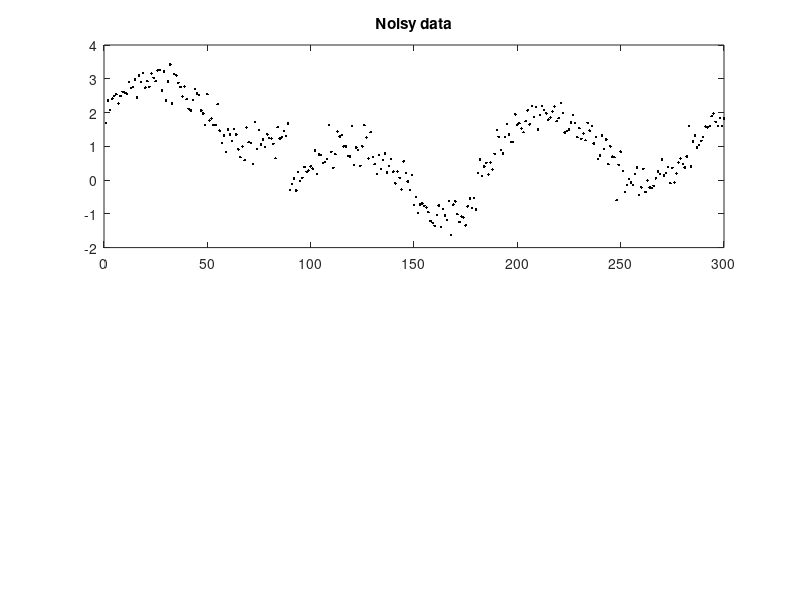

Source code (MATLAB): (Note: this script raises an error after producing the figure.)
%% Example 2: Local polynomial approximation + total variation filtering
% Simultaneous local least-square polynomial approximation and total variation filtering 
%
%  Ivan Selesnick,
% Polytechnic Institute of NYU
% December 2011
% Email: selesi@poly.edu
% Reference: Polynomial Smoothing of Time Series with Additive Step Discontinuities
% I. W. Selesnick, S. Arnold, and V. R. Dantham

%% Start

clear
% close all

printme = @(filename) print('-dpdf', sprintf('figures/Example2_%s', filename));   

%% Create signals
% Create simulated signal (smooth signal with additive step discontinuities)

N = 300;
n = (1:N)';

s1 = 2*(n < 0.3*N) + 1*(n > 0.6*N);         % step function
s2 = sin(0.021*pi*n);                       % smooth function
s = s1 + s2;                                % total signal

randn('state',0);                           % Initialize randn so that example can be exactly reproduced
sigma = 0.3;
noise = sigma*randn(N,1);
y = s + noise;                              % noisy signal

figure(2)
clf
subplot(2,1,1)
plot(y,'.k')
title('Noisy data');

printme('data')

%% LoPATV filtering
% Apply local polynomial approximation + TV filtering (LoPATV filter)
% to noisy data

deg = 2;            % deg : degree of polynomial
P = 40;             % P : block overlap
L = 50;             % L : block length
lambda = 8;         % lambda : regularization parameter

(N-L)/(L-P)+1       % This is the number of blocks - it should be an
                    % integer, otherwise the data will be truncated

Nit = 500;          % Nit : number of iterations
mu0 = 10;           % mu0 : augmented Lagrangian parameter
mu = 1;             % mu : augmented Lagrangian parameter

[x, p, cost] = lopatv(y, L, P, deg, lambda, Nit, mu0, mu);

rmse_lopatv = sqrt(mean((s - x - p).^2));

fprintf('LoPATV: RMSE = %f\n', rmse_lopatv)

%%
% Display cost function history. The cost function
% flattens out as the algorithm converges.

figure(1)
clf
plot(cost)
title('Cost function history (LoPATV filtering algorithm)')
xlabel('Iteration')
printme('LoPATV_convergence')


%%
% Display TV component and TV-compensated data

figure(1)
clf
subplot(2,1,1)
plot(x, 'black')
title('Calculated TV component (LoPATV)');

subplot(2,1,2)
plot(y - x, 'k.')
title('TV-compensated data (LoPATV)');

printme('LoPATV_TV')


%% Result of LoPATV filtering

txt = sprintf('Estimated signal (LoPATV) (RMSE = %.3f)', rmse_lopatv);

figure(2), clf
subplot(2,1,1)
plot(x + p, 'color','black')
title(txt)
printme('LoPATV')


%%
% Display with noisy data

txt = sprintf('Estimated signal (LoPATV) (RMSE = %.3f)', rmse_lopatv);

figure(2), clf
subplot(2,1,1)
plot(n, y, '.r', n, x + p, 'black')
title(txt)
printme('LoPATV_color')



%% Enhanced LoPATV 
% Lp minimization

mu0 = 50;
mu = .1;
Nit = 200;

lambda = 8;
P = 40;     % P - block overlap
L = 50;     % L - block length

deg = 2;    % deg - degree of polynomial
pow = 0.7;
E = 0.05;

[x, p, cost] = lopatv_Lp(y, L, P, deg, lambda, Nit, mu0, mu, pow, E);

rmse_lopatv_Lp = sqrt(mean((s - x - p).^2));

fprintf('Enhanced LoPATV: RMSE = %.2e\n', rmse_lopatv_Lp)

% Display result
txt = sprintf('Estimated signal (Enhanced LoPATV) (RMSE = %.3f)', rmse_lopatv_Lp);
figure(1)
clf
subplot(2,1,1)
plot(x + p, 'black') 
title(txt)
printme('LoPATV_Lp')

%%
% Display result with noisy data

figure(1)
clf
subplot(2,1,1)
plot(n, y,'.r', n, x + p, 'black')
title(txt)
printme('LoPATV_Lp_color')

%%
% Piecewise constant component (TV component)

figure(2)
clf
subplot(2,1,1)
plot(x, 'black')
title('Calculated TV component (Enhanced LoPATV)');
subplot(2,1,2)
stem(abs(diff(x)),'marker','none', 'color','black')
title('First-order difference');
printme('LoPATV_TV')

